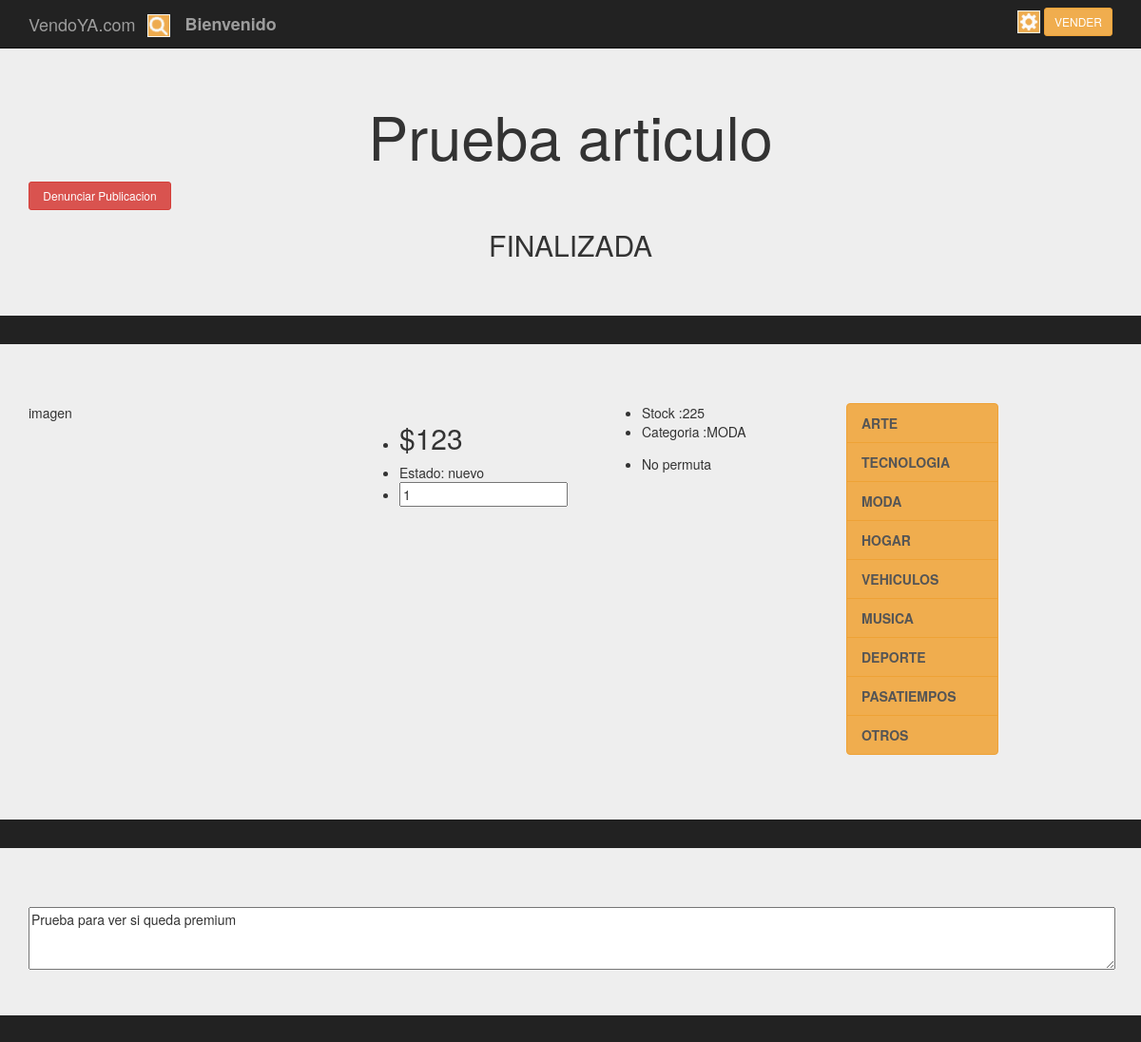
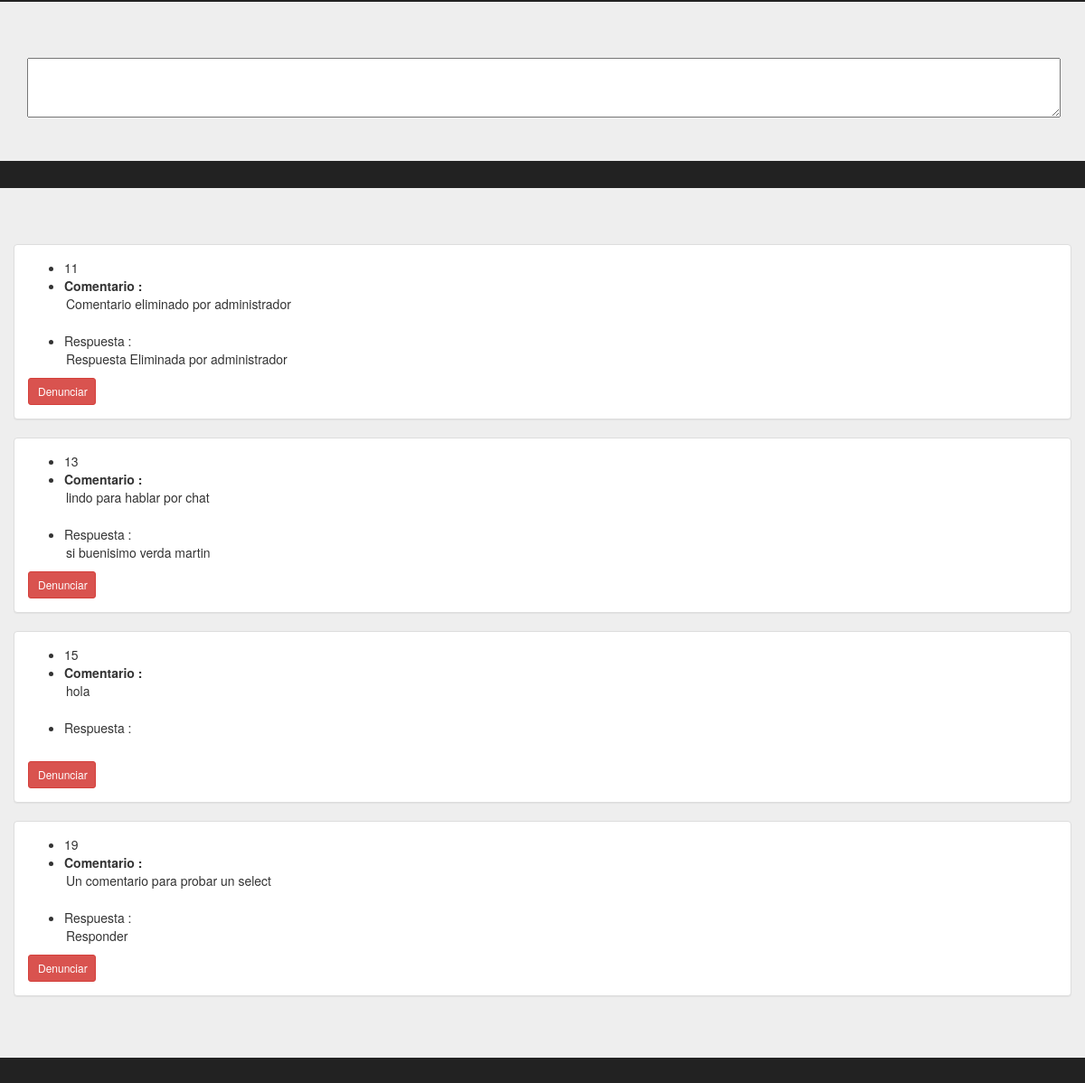
Screenshot of /Prueba/Presentacion/Cargaarticulo.php?id_pub=14 with the database file from the repository (2 pictures, top to bottom).
### tables this page shows
CREATE TABLE `publicacion` (
  `id_pub` int(11) NOT NULL,
  `id_usup` int(11) NOT NULL,
  `nom_pub` varchar(40) DEFAULT NULL,
  `precio_pub` int(11) DEFAULT NULL,
  `stock_pub` int(11) DEFAULT NULL,
  `descripcion_pub` varchar(400) DEFAULT NULL,
  `img01_pub` varchar(100) DEFAULT NULL,
  `img02_pub` varchar(100) NOT NULL,
  `img03_pub` varchar(100) NOT NULL,
  `nuevo_pub` varchar(20) DEFAULT NULL,
  `fecha_pub` date DEFAULT NULL,
  `acepta_permuta_pub` varchar(20) DEFAULT NULL,
  `categoria_pub` varchar(20) DEFAULT NULL,
  `denuncia_pub` tinyint(1) DEFAULT NULL,
  `activa` varchar(20) NOT NULL
);

CREATE TABLE `comenta` (
  `id_comen` int(11) NOT NULL,
  `id_usucom` int(11) NOT NULL,
  `id_pubcom` int(11) NOT NULL,
  `comentario` varchar(200) DEFAULT NULL,
  `denunciado_com` tinyint(1) NOT NULL,
  `responde_com` varchar(400) NOT NULL,
  `respondido` int(11) NOT NULL
);

### Prueba/clases/Publicacion.class.php (called while the page is built, shortened)
<?php
require_once('../persistencia/PersistenciaPublicacion.class.php');
class Publicacion
{
    private $id_pub;
    function __construct($id='',$usu='',$nom='',$pre='',$sto='',$des='',$im1='',$im2='',$im3='',$nue=''
	,$fec='',$acp='',$cat='',$den='',$act='')
    {
        $this->id_pub= $id;
    }
    public function getIdPublicacion()
    {
      return $this->id_pub;
    }
	public function consultaUno($conex)
    {
      $pu=new PersistenciaPublicacion;
      $datos= $pu->consUno($this,$conex);
      return $datos;
    }
}
?>

### Prueba/persistencia/PersistenciaPublicacion.class.php (called while the page is built, shortened)
<?php
class PersistenciaPublicacion
{
    public function consUno($obj, $conex)
   {
        $id_pub= trim($obj->getIdPublicacion());
        $sql = "select * from publicacion where id_pub=:id_pub";
        $result = $conex->prepare($sql);
	    $result->execute(array(":id_pub" => $id_pub));
		$resultados=$result->fetchAll();
       return $resultados;
    }
 }
?>

### Prueba/clases/Usuario.class.php (called while the page is built, shortened)
<?php
require_once('../persistencia/PersistenciaUsuario.class.php');
class Usuario
{
    function __construct($id='',$repu='',$susp='',$rol='',$prem='',$id_per='')
    {
        $this->idusu= $id;
	}
    public function getIdusuario()
    {
      return $this->idusu;
    }
	public function consultaUno($conex)
    {
      $pu=new PersistenciaUsuario;
      $datos= $pu->consUno($this,$conex);
      return $datos;
    }
}
?>

### Prueba/persistencia/PersistenciaUsuario.class.php (called while the page is built, shortened)
<?php
class PersistenciaUsuario
{
    public function consUno($obj, $conex)
   {
        $id_usu= trim($obj->getIdusuario());
        $sql = "select * from usuario where id_usu=:id_usu";
        $result = $conex->prepare($sql);
	    $result->execute(array(":id_usu" => $id_usu));
		$resultados=$result->fetchAll();
       return $resultados;
    }
 }
?>

### Prueba/clases/Comenta.class.php (called while the page is built, shortened)
<?php
require_once('../persistencia/PersistenciaComenta.class.php');
class Comenta
{
	private $id_pubcom;
    function __construct($idc='',$idu='',$idp='',$com='',$den='',$resp='',$respondido='')
    {
		$this->id_pubcom= $idp;
	}
	public function getIdpubcom()
    {
      return $this->id_pubcom;
    }
    public function consultaTodosPub($conex)
    {
      $pu=new PersistenciaComenta;
      $datos= $pu->consTodosPub($this,$conex);
      return $datos;
    }
}
?>

### Prueba/persistencia/PersistenciaComenta.class.php (called while the page is built, shortened)
<?php
class PersistenciaComenta
{
   public function consTodosPub($obj, $conex)
   {
		$id_pub= trim($obj->getIdpubcom());
        $sql = "select * from comenta where id_pubcom=:id_pub";
        $result = $conex->prepare($sql);
		$result->execute(array(":id_pub" => $id_pub));
		$resultados=$result->fetchAll();
       return $resultados;
    }
 }
?>

### Prueba/Presentacion/Cargaarticulo.php (the view, shortened to what this page needs)
<?php
require_once('../clases/Publicacion.class.php');
require_once('../clases/Usuario.class.php');
require_once('../clases/Comenta.class.php');
$id_pub= strip_tags(trim($_GET['id_pub']));
?>
<!doctype html>
<html lang="en">
<head>
<link rel="stylesheet" href="https://maxcdn.bootstrapcdn.com/bootstrap/3.3.7/css/bootstrap.min.css">
<link rel="stylesheet" href="../css/estilos.css">
	</head>
<body>
		<div class="container">
			<nav class="navbar navbar-inverse navbar-fixed-top">
				  <div class="container">
					<div class="navbar-header">
					  <a class="navbar-brand" href="../presentacion/cargamenu.php">VendoYA.com</a>
					  <div class="navbar-brand">
							<form class="forma-busqueda cf" action="cargabusqueda.php" method="post">
								<input name="keywords" id="search_box" type="text" placeholder="" >
							</form>
					  </div>
					</div>
					<div id="navbar" class="navbar-collapse collapse">
					<div class="navbar-brand"><label>Bienvenido <?php echo $_SESSION["LOGIN"];?></label></div>
					  <form class="navbar-form navbar-right">
							<div class="dropdown">
								<a href="#" class="dropdown-toggle" data-toggle="dropdown" data-hover="dropdown">
								<img src="../images/engine-icon.png" alt="">
								</a>
								<a href="venta.php" class="btn btn-warning btn-sm">VENDER</a>
							</div>
					  </form>
					</div>
				  </div>
			</nav>
		</div>
									<?php
										$conex = conectar();
										$d = new Publicacion($id_pub);
										$datos_d=$d->consultaUno($conex);
										$cuenta=count($datos_d);
									?>
									<?php
									for ($i=0;$i<$cuenta;$i++)
									{
									?>
									<?php $id_pub = $datos_d[$i][0]?>
									<?php $id_usup = $datos_d[$i][1]?>
									<?php $nom_pub = $datos_d[$i][2]?>
									<?php $precio = $datos_d[$i][3]?>
									<?php $stock = $datos_d[$i][4]?>
									<?php $descripcion = $datos_d[$i][5]?>
									<?php $estado = $datos_d[$i][9]?>
									<?php $permuta = $datos_d[$i][11]?>
									<?php $categoria = $datos_d[$i][12]?>
									<?php $activo = $datos_d[$i][14]?>
									<?php
											$conex = conectar();
											$u = new Usuario($id_usup);
											$datos_u=$u->consultaUno($conex);
											$cuentau=count($datos_u);
										?>
											<?php
											for ($i=0;$i<$cuentau;$i++)
											{
											?>
									<?php
												$id_comenpub = $datos_d[$i][0];
												$conex = conectar();
												$c = new Comenta('','',$id_comenpub);
												$datos_c=$c->consultaTodosPub($conex);
												$cuentac=count($datos_c);
											?>
											<table>
												<?php
												for ($i=0;$i<$cuentac;$i++)
												{
												?>
										<?php $id_com = $datos_c[$i][0]?>
										<?php $id_usucomenta = $datos_c[$i][1]?>
										<?php $id_pub_comentada = $datos_c[$i][2]?>
										<?php $comentario = $datos_c[$i][3]?>
										<?php $com_denunciado = $datos_c[$i][4]?>
										<?php $respuesta = $datos_c[$i][5]?>
										<?php $respondido = $datos_c[$i][6]?>
								<?php
								}
								?>
		<div class="jumbotron">
			<div class="container text-center">
			<h1 class="text-danger"><?php echo $nom_pub ?></h1>
			<form action="../logica/procesadenunciapublicacion.php" method="POST">
			<button name="id_pub" class="btn btn-sm btn-danger btn-block" type="submit" style='width:150px; height:30px' value="<?php echo $id_pub;?>">Denunciar Publicacion</button>
			</form>
			<?php
			if ($activo=="no"){?>
			<H2>FINALIZADA</H2>
			<?php
			}
			?>
			</div>
		</div>
		<div class="jumbotron">
				<div class="container">
					<form action="../Logica/procesacompra.php" method="POST">
						<div class="row col-md-4">
						imagen
						</div>
						<div class="row col-md-3">
							<ul>
								<li><h2>$<?php echo $precio ?></h2></li>
								<li>Estado: <?php echo $estado ?></li>
								<li><input type="number" min="1" class="" name="cantidad" value="1"></li>
							</ul>
						</div>
						<div class="row col-md-3">
							<ul>
								<li>Stock :<?php echo $stock ?></li>
								<li>Categoria :<?php echo $categoria ?></li>
							</form>
							<form action="../logica/procesasolicitudpermuta.php" method="POST">
								<li><?php if ($permuta == "permuta"){ ?>
																	<?php
									if (!($_SESSION["ID"]==$id_usup)&&($stock >"0")&&$activo =="si") {?>
									<li><button class="btn btn-sm btn-warning btn-block" type="submit" style='width:80px; height:30px'>PERMUTA</button></li>
									<?php } ?>
										<?php
										if ($_SESSION["ID"]==$id_usup){?>
										No puedes Permutar tu misma publicacion
										<?php } ?>
									<?php }
									if ($permuta == "nopermuta") {?>
									No permuta
									<?php }?></li>
							</form>
						</div>
					<div>
						<div class="row col-xs-6 col-sm-3 col-md-2 sidebar-offcanvas aling-left" id="sidebar">
						  <div class="list-group"><b>
						 	<a href="cargamenucategoria.php?categoria=ARTE" class="list-group-item">ARTE</a>
							<a href="cargamenucategoria.php?categoria=TECNOLOGIA" class="list-group-item">TECNOLOGIA</a>
							<a href="cargamenucategoria.php?categoria=MODA" class="list-group-item">MODA</a>
							<a href="cargamenucategoria.php?categoria=HOGAR" class="list-group-item">HOGAR</a>
							<a href="cargamenucategoria.php?categoria=VEHICULOS" class="list-group-item">VEHICULOS</a>
							<a href="cargamenucategoria.php?categoria=MUSICA" class="list-group-item">MUSICA</a>
							<a href="cargamenucategoria.php?categoria=DEPORTE" class="list-group-item">DEPORTE</a>
							<a href="cargamenucategoria.php?categoria=PASATIEMPOS" class="list-group-item">PASATIEMPOS</a>
							<a href="cargamenucategoria.php?categoria=OTROS" class="list-group-item">OTROS</a>
							</b>
						  </div>
						</div>
					</div>
				</div>
			<div class="jumbotron">
				<div class="container">
					<form action="">
						<textarea name="descrip" id="" cols="150" rows="3"><?php echo $descripcion ?></textarea>
					</form>
				</div>
			</div>
		<div class="jumbotron">
			<div class="container">
				<form action="../Logica/procesacomentario.php" method="POST">
					<textarea name="comenta" id="" cols="150" rows="3"></textarea>
				</form>
			</div>
		</div>
		<div class="jumbotron">
			<div class="container">
				<form action="../Logica/procesadenunciacomentario.php" method="POST">
					<div class="row" >
					<?php
					for ($i=0;$i<$cuentac;$i++)
					{
					?>
						<div class="panel panel-default">
							<div class="panel-body">
								<ul>
									<li name="id_comentario"><?php echo $datos_c[$i][0]?></li>
										<li><strong>Comentario : </strong><br><option value="<?php echo $datos_c[$i][0]?>"  ><?php echo $datos_c[$i][3]?></option></li><br>
										<li>Respuesta : <br><option value="<?php echo $datos_c[$i][0]?>"  ><?php echo $datos_c[$i][5]?></option></li>
									</ul>
									<button name="id_comentario" class="btn btn-sm btn-danger btn-block" type="submit" style='width:75px; height:30px' value="<?php echo $datos_c[$i][0]?>">Denunciar</button>
								</div>
							</div>
					<?php
					}
					?>
							</div>
					</form>
			</div>
		</div>
</body>
</html>
								<?php
								}
								}
								?>

### Prueba/Css/estilos.css (style rules this page uses)
body { padding-top: 40px; padding-bottom: 40px; background-color: #222; }
.list-group-item { color: #fff; background-color: #f0ad4e; border-color: #eea236 }
.forma-busqueda { margin-left: -2px; }
.forma-busqueda input { color: transparent; width: 24px; height: 24px; float: left; border: 0; background: #007ABE url(../images/search-icon.png) no-repeat center; -webkit-transition:all 0.5s linear; -o-transition:all 0.5s linear; -moz-transition:all 0.5s linear; -ms-transition:all 0.5s linear; transition:all 0.5s linear; }

### rows the page displays
publicacion: nom_pub "Prueba articulo", $id_pub 14 (drawn), activa "FINALIZADA", precio_pub "123", nuevo_pub "nuevo", stock_pub "225", categoria_pub "MODA", acepta_permuta_pub "No permuta", descrip "Prueba para ver si queda premium"
comenta: id_comen "11"
comenta: id_comen "13"
comenta: id_comen "15"
comenta: id_comen "19"
